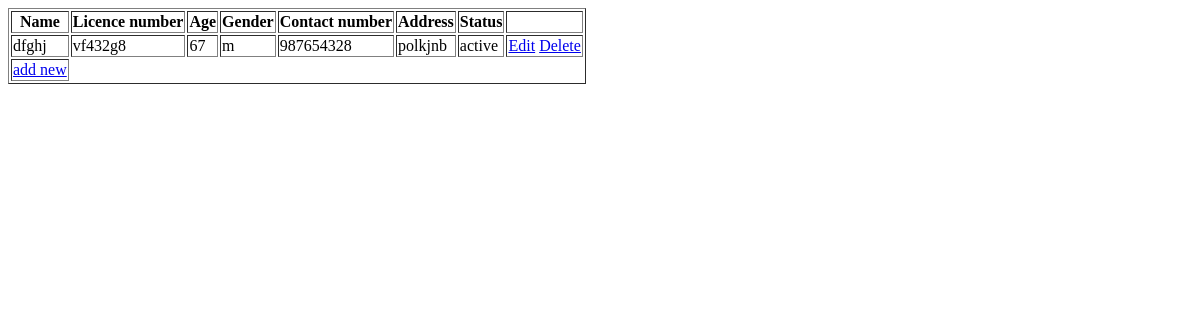
Before: /ViewBusDriver with the older database file.
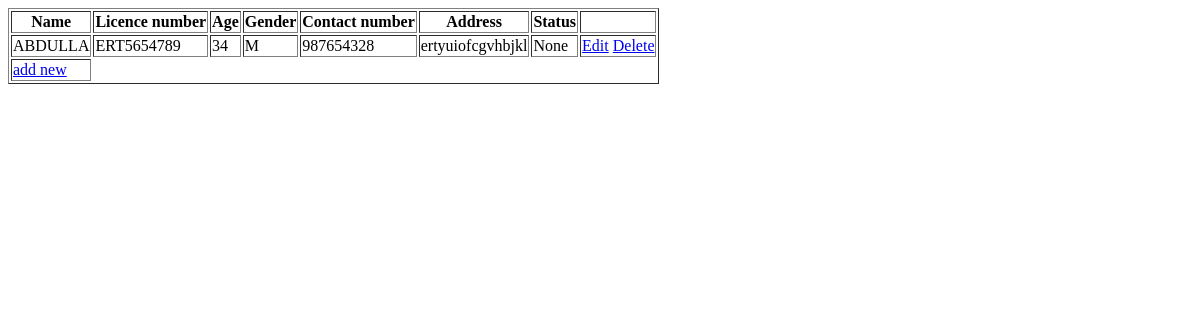
After: the same page with the newer database file.
### BuzbeeApp/models.py (models this page shows)
class DriverTable(models.Model):
    Driver_Name = models.CharField(max_length=30, blank=True, null=True)
    Address = models.CharField(max_length=30, blank=True, null=True)
    Licence_NO = models.CharField(max_length=16,blank=True,null=True)
    Age = models.IntegerField(blank=True,null=True)
    Contact_NO = models.BigIntegerField(blank=True,null=True)
    Gender = models.CharField(max_length=2,blank=True,null=True)
    Status = models.CharField(max_length=8,blank=True,null=True)
    Latitude =models.FloatField(blank=True,null=True)
    Longitude =models.FloatField(blank=True,null=True)
    LOGIN = models.ForeignKey(LoginTable, on_delete=models.CASCADE, null=True,blank=True)
    OWNER = models.ForeignKey(OwnerTable, on_delete=models.CASCADE,blank=True,null=True)

### BuzbeeApp/views.py (the view)
# urls.py: path('ViewBusDriver',ViewBusDriver.as_view(),name="ViewBusDriver"),
class ViewBusDriver(View):
    def get(self,request):
        obj=DriverTable.objects.all()
        return render(request,"owner/viewbusdriver.html",{'val':obj})

### templates/owner/viewbusdriver.html (shortened to what this page needs)
<!DOCTYPE html>
<html lang="en">
<head>
</head>
<body>
    <table border="1">
        <tr>
            <th>Name</th>
            <th>Licence number</th>
            <th>Age</th>
            <th>Gender</th>
            <th>Contact number</th>
            <th>Address</th>
            <th>Status</th>
            <th></th>
        </tr>
        <tr>
            {% for i in val %}
            <td>{{i.Driver_Name}} </td>
            <td> {{i.Licence_NO}}</td>
            <td> {{i.Age}}</td>
            <td>{{i.Gender}} </td>
            <td> {{i.Contact_NO}}</td>
            <td>{{i.Address}} </td>
            <td>{{i.Status}} </td>
            <td>
                <a href="/EditBusDriver/{{ i.id }}">Edit</a>
                <a href="/DeleteBusDriver/{{ i.LOGIN.id }}">Delete</a>
            </td>
        </tr>
        {% endfor %}
        <tr>
            <td>
                <a href="/DriverRegister">add new</a>
            </td>
        </tr>
    </table>
</body>
</html>

Changed rows visible on the page:
removed DriverTable: Driver_Name "dfghj", Licence_NO "vf432g8", Age "67", Gender "m", Contact_NO "987654328", Address "polkjnb", Status "active"
added DriverTable: Driver_Name "ABDULLA", Licence_NO "ERT5654789", Age "34", Gender "M", Contact_NO "987654328", Address "ertyuiofcgvhbjkl", Status "None"
